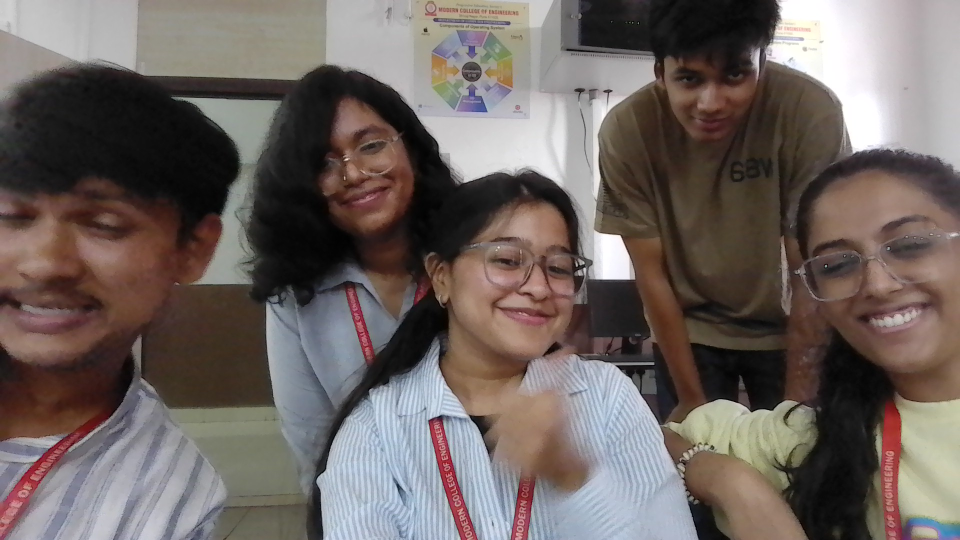
#> input picture data/1.jpg, 1920 x 1080 px (shown at 1/2 size)
$ python -i copymove.py   (imports and definitions only)
#> lines starting #> are read from the running program, lines starting #| are printed output that depends on the picture; after the words box and inside, x2 and y2 are one past the last pixel; in counts of white or black regions, pixels touching at a corner belong together
import cv2
import numpy as np
import os
from sklearn.cluster import DBSCAN
from scipy.spatial import Delaunay

# ---------- Tunables ----------
MAX_WIDTH          = 1024
FEATURES_TARGET    = 4000
LOWE_RATIO         = 0.78
MIN_PAIR_DIST_PX   = 12
MAX_PAIR_DIST_PX   = 240
DBSCAN_EPS         = 42
DBSCAN_MIN_SAMPLES = 6
DRAW_MATCH_LINES   = False  # set True if you still want yellow lines too

def _resize(img):
    h, w = img.shape[:2]
    if max(h, w) <= MAX_WIDTH:
        return img, 1.0
    s = MAX_WIDTH / float(max(h, w))
    return cv2.resize(img, (int(w*s), int(h*s)), interpolation=cv2.INTER_AREA), s

def _prep(gray):
    clahe = cv2.createCLAHE(clipLimit=3.0, tileGridSize=(8, 8))
    gray = clahe.apply(gray)
    gray = cv2.GaussianBlur(gray, (3, 3), 0)
    return gray

def _get_detector():
    if hasattr(cv2, "SIFT_create"):
        det = cv2.SIFT_create(nfeatures=FEATURES_TARGET, contrastThreshold=0.02, edgeThreshold=10)
        matcher = cv2.FlannBasedMatcher(dict(algorithm=1, trees=5), dict(checks=100))
        knn = True
    else:
        det = cv2.ORB_create(nfeatures=FEATURES_TARGET, scaleFactor=1.2, edgeThreshold=15)
        matcher = cv2.BFMatcher(cv2.NORM_HAMMING)
        knn = True
    return det, matcher, knn

def _good_pairs(kp, des, matcher, knn=True):
    if knn:
        m2 = matcher.knnMatch(des, des, k=2)
    else:
        m2 = [[m] for m in matcher.match(des, des)]
    pairs = []
    for ms in m2:
        if len(ms) < 2: continue
        a, b = ms[0], ms[1]
        if a.queryIdx == a.trainIdx:  # same keypoint
            continue
        # Lowe ratio test
        if a.distance >= LOWE_RATIO * b.distance:
            continue
        p1 = np.array(kp[a.queryIdx].pt, np.float32)
        p2 = np.array(kp[a.trainIdx].pt, np.float32)
        d = np.linalg.norm(p1 - p2)
        if d < MIN_PAIR_DIST_PX or d > MAX_PAIR_DIST_PX:
            continue
        # order to deduplicate
        if p1[0] > p2[0] or (p1[0] == p2[0] and p1[1] > p2[1]):
            p1, p2 = p2, p1
        pairs.append((p1, p2))
    # dedupe almost-identical pairs
    if not pairs:
        return []
    arr = np.array([np.hstack((p1, p2)) for p1, p2 in pairs])
    _, idx = np.unique(arr.round(0), axis=0, return_index=True)
    return [pairs[i] for i in sorted(idx)]

def _draw_delaunay(vis, pts, color=(0,0,255), thickness=2):
    """Draw triangles over points using Delaunay triangulation."""
    if len(pts) < 3:
        return 0
    tri = Delaunay(pts)
    count = 0
    for simp in tri.simplices:
        a = tuple(np.int32(pts[simp[0]]))
        b = tuple(np.int32(pts[simp[1]]))
        c = tuple(np.int32(pts[simp[2]]))
        # discard tiny skinny triangles
        area = abs(0.5*((b[0]-a[0])*(c[1]-a[1]) - (c[0]-a[0])*(b[1]-a[1])))
        if area < 60:  # px^2
            continue
        cv2.polylines(vis, [np.array([a,b,c])], True, color, thickness, lineType=cv2.LINE_AA)
        count += 1
    return count

def copymove_mask(in_path, out_path="out/copymove_mask.png"):
#> called with in_path = '../data/1.jpg', out_path = 'out/copymove_mask.png'
    os.makedirs(os.path.dirname(out_path), exist_ok=True)

    img = cv2.imread(in_path)
#> img is the input picture: shape (1080, 1920, 3); mean B, G, R 96.6, 100.4, 110.3
    if img is None:
        blank = np.zeros((200,200,3), np.uint8)
        cv2.imwrite(out_path, blank)
        return out_path

    work, scale = _resize(img.copy())
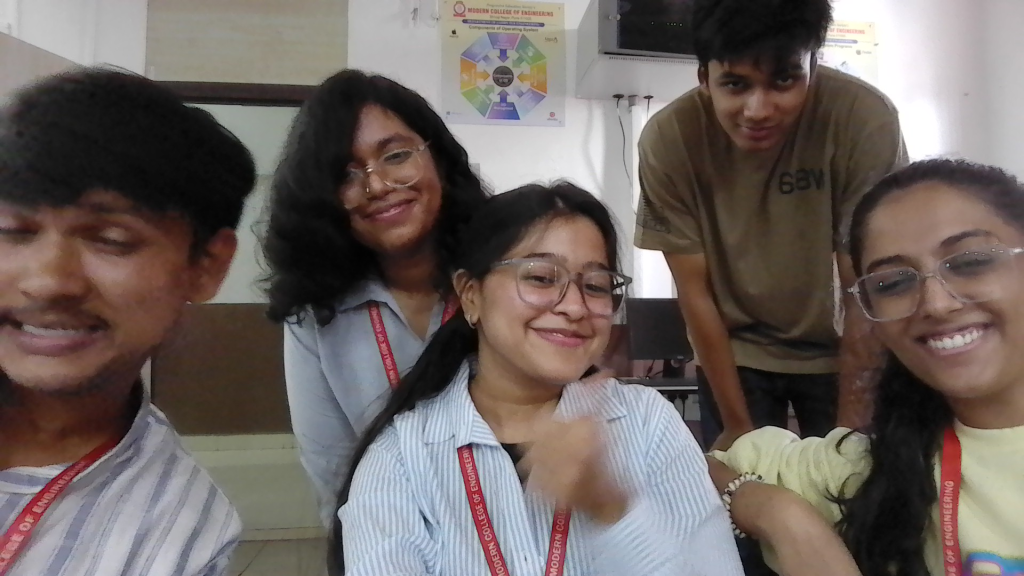
#> work: shape (576, 1024, 3); mean B, G, R 96.6, 100.4, 110.3
#> scale = 0.533
    gray = _prep(cv2.cvtColor(work, cv2.COLOR_BGR2GRAY))
#> in _prep, `gray = clahe.apply(gray)`:
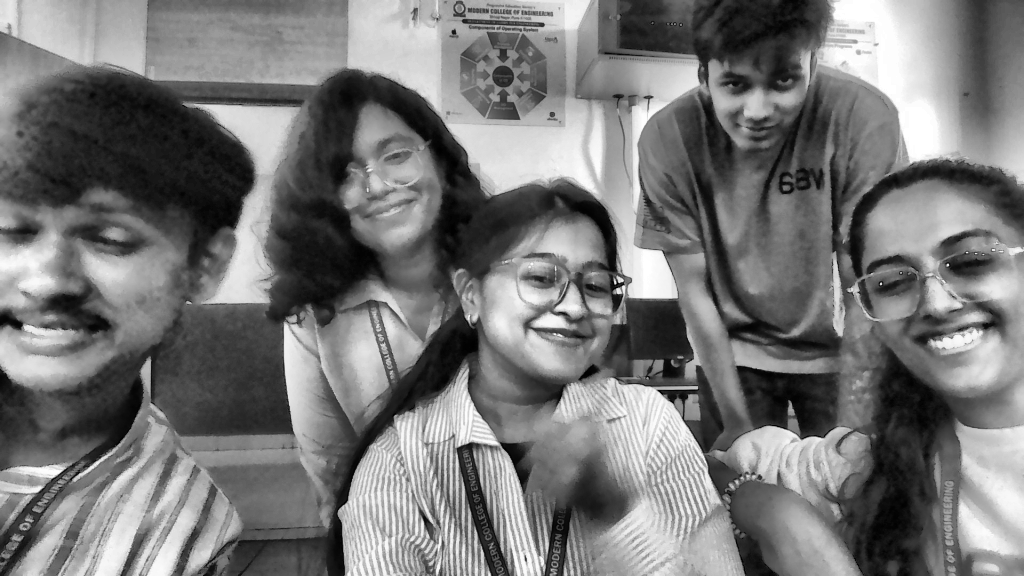
#> gray: shape (576, 1024); min 0, max 255, mean 119.1

    det, matcher, use_knn = _get_detector()
    kp, des = det.detectAndCompute(gray, None)
#> kp = 3896 keypoints; strongest (x, y, size): (649, 275, 33.9), (245, 273, 41.7), (618, 291, 4), (266, 136, 40)
    vis = work.copy()

    if des is None or len(kp) < 8:
        cv2.putText(vis, "No copy-move evidence (too few features)",
                    (15, 30), cv2.FONT_HERSHEY_SIMPLEX, 0.8, (30,220,30), 2)
        out_img = cv2.resize(vis, (img.shape[1], img.shape[0]))
        cv2.imwrite(out_path, out_img)
        return out_path

    pairs = _good_pairs(kp, des, matcher, use_knn)
#> in _good_pairs, `m2 = matcher.knnMatch(des, des, k=2)`: m2 = 3896 matches
#> after the loop in _good_pairs, `for ms in m2:`: pairs = []
#> pairs = []

    if DRAW_MATCH_LINES:
        for p1, p2 in pairs[:1000]:
            cv2.line(vis, tuple(np.int32(p1)), tuple(np.int32(p2)), (0,255,255), 1, cv2.LINE_AA)

    if len(pairs) < 12:
        cv2.putText(vis, "No strong clone patterns found",
                    (15, 30), cv2.FONT_HERSHEY_SIMPLEX, 0.8, (30,220,30), 2)
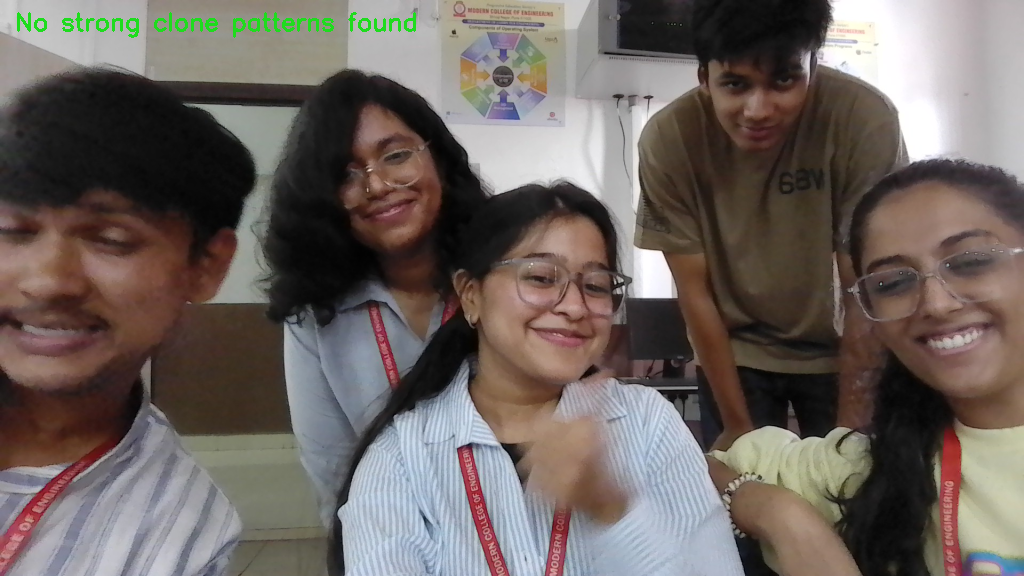
#> vis: shape (576, 1024, 3); 0.43% of pixels changed, all inside (x1, y1, x2, y2) = (17, 12, 416, 38)
        out_img = cv2.resize(vis, (img.shape[1], img.shape[0]))
        cv2.imwrite(out_path, out_img)
        return out_path

    # Cluster midpoints → candidate clone regions
    mids = np.array([(p1+p2)/2.0 for p1, p2 in pairs], np.float32)
    clustering = DBSCAN(eps=DBSCAN_EPS, min_samples=DBSCAN_MIN_SAMPLES).fit(mids)
    labels = clustering.labels_
    uniq = [l for l in set(labels) if l != -1]

    triangles_drawn = 0
    for l in uniq:
        pts = mids[labels == l]
        # draw Delaunay triangles for this cluster
        triangles_drawn += _draw_delaunay(vis, pts)

    if triangles_drawn > 0:
        cv2.putText(vis, "Suspicious clone clusters (red triangles)",
                    (15, 30), cv2.FONT_HERSHEY_SIMPLEX, 0.8, (40,220,255), 2)
    else:
        cv2.putText(vis, "No strong clone clusters found",
                    (15, 30), cv2.FONT_HERSHEY_SIMPLEX, 0.8, (30,220,30), 2)

    out_img = cv2.resize(vis, (img.shape[1], img.shape[0]))
    cv2.imwrite(out_path, out_img)
    return out_path

>>> result = copymove_mask('../data/1.jpg')

$ run again, on data/2.jpg
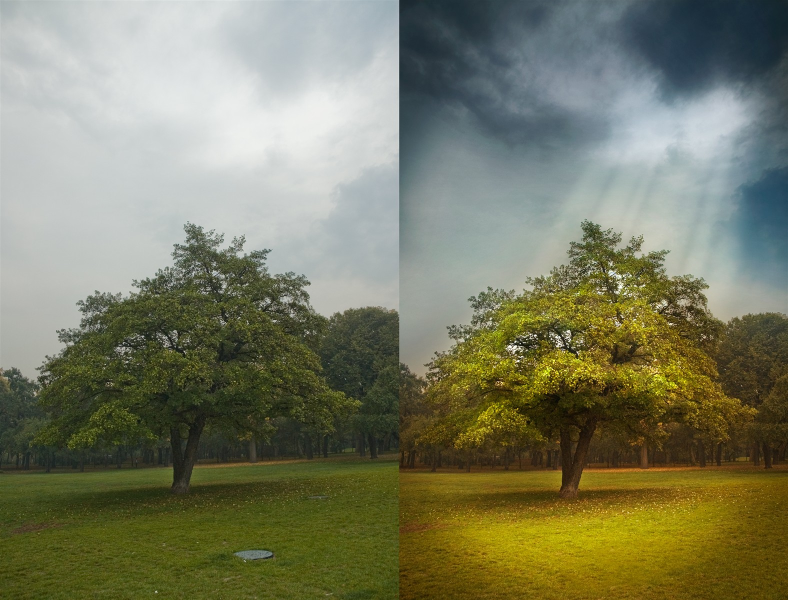
#> input picture data/2.jpg, 1576 x 1200 px (shown at 1/2 size)
#> in copymove_mask, img is the input picture: shape (1200, 1576, 3); mean B, G, R 98.4, 123.9, 122
#> scale = 0.65
#> in _prep, `gray = clahe.apply(gray)`:
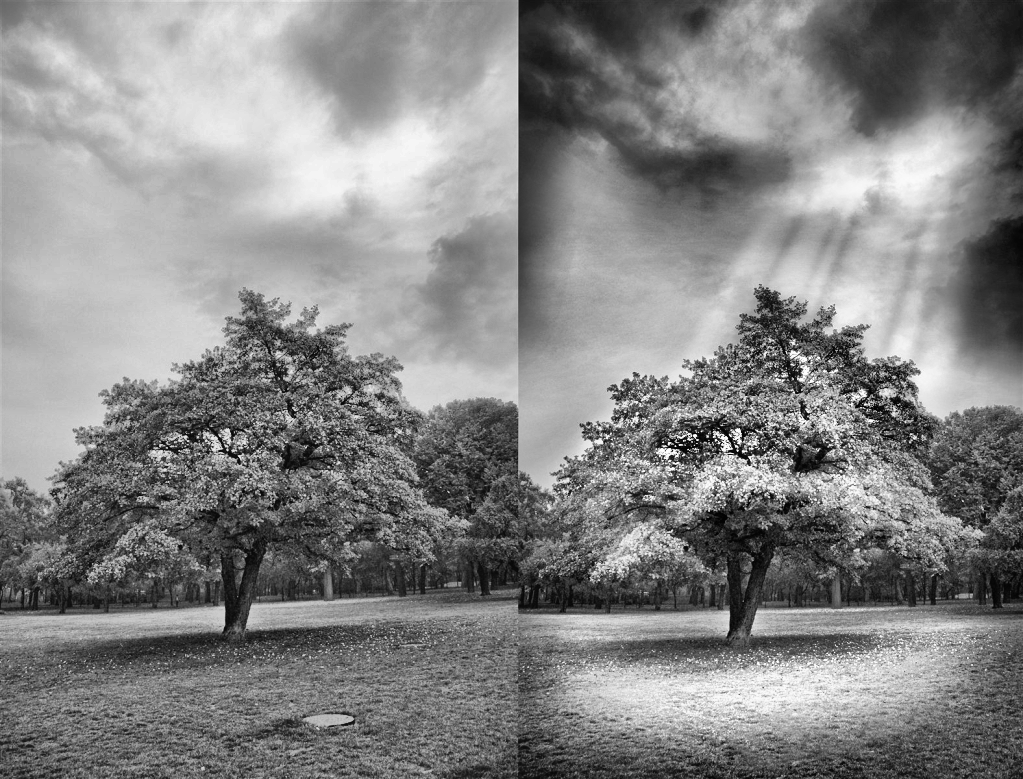
#> gray: shape (779, 1023); min 1, max 255, mean 132.7
#> kp = 4000 keypoints; strongest (x, y, size): (695, 436, 2.3), (672, 457, 3.4), (863, 393, 5.3), (669, 443, 2.1)
#> m2 = 4000 matches
#> after the loop in _good_pairs, `for ms in m2:`: pairs = []
#> in copymove_mask, `cv2.putText(vis, "No strong clone patterns found", (15, 30), cv2.FONT_..`:
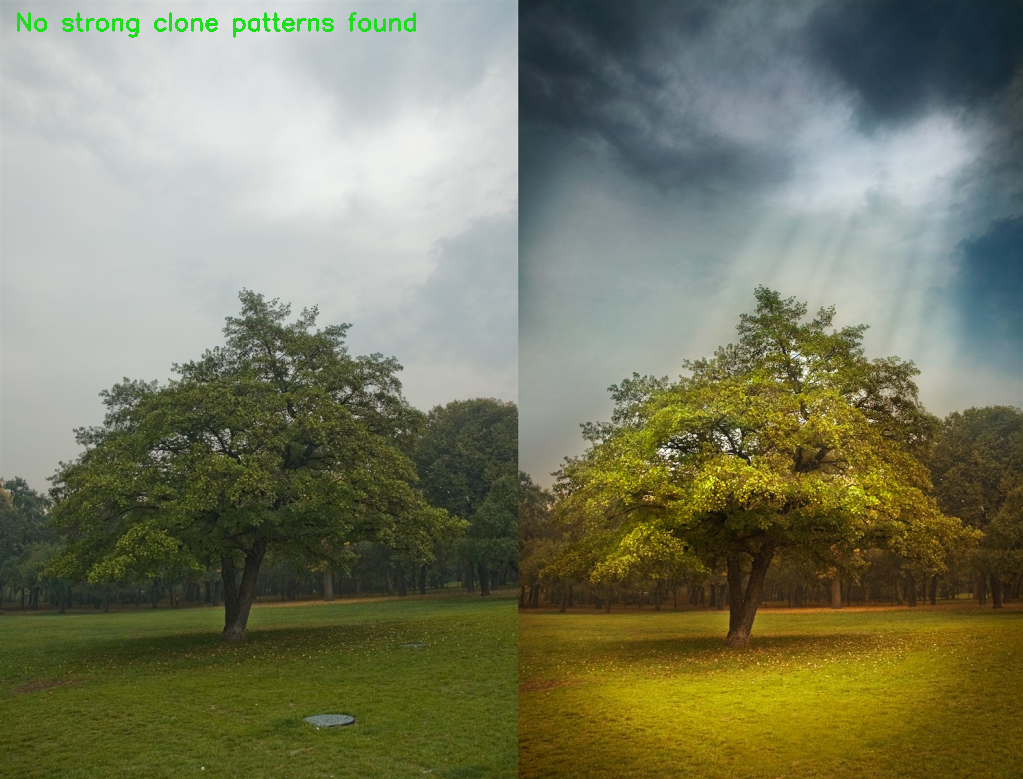
#> vis: shape (779, 1023, 3); mean B, G, R 97.8, 123.9, 121.4

$ run again, on data/3.jpg
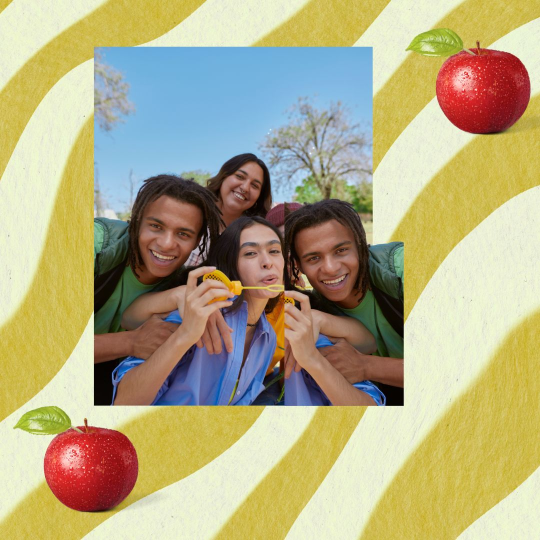
#> input picture data/3.jpg, 1080 x 1080 px (shown at 1/2 size)
#> in copymove_mask, img is the input picture: shape (1080, 1080, 3); mean B, G, R 131.9, 172.2, 180.6
#> scale = 0.948
#> in _prep, `gray = clahe.apply(gray)`:
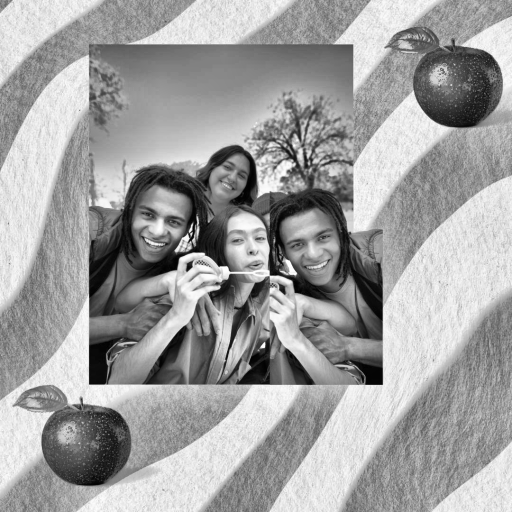
#> gray: shape (1024, 1024) (shown at 1/2 size); min 0, max 255, mean 160.5
#> kp = 4000 keypoints; strongest (x, y, size): (526, 692, 6.2), (743, 745, 35.1), (378, 532, 9.6), (198, 746, 31.9)
#> m2 = 4000 matches
#> after the loop in _good_pairs, `for ms in m2:`: pairs = []
#> in copymove_mask, `cv2.putText(vis, "No strong clone patterns found", (15, 30), cv2.FONT_..`:
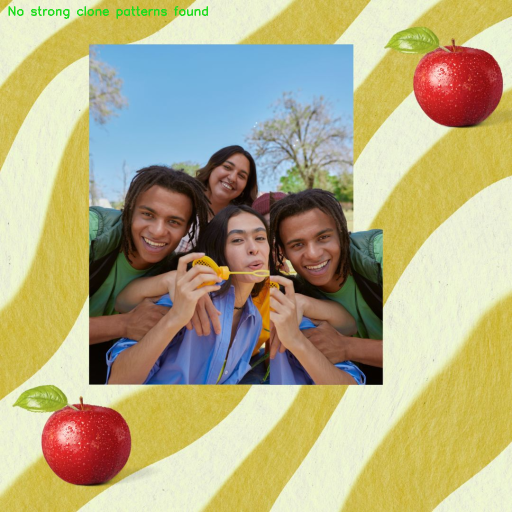
#> vis: shape (1024, 1024, 3) (shown at 1/2 size); mean B, G, R 131.6, 172.2, 180.2

$ run again, on data/4.jpg
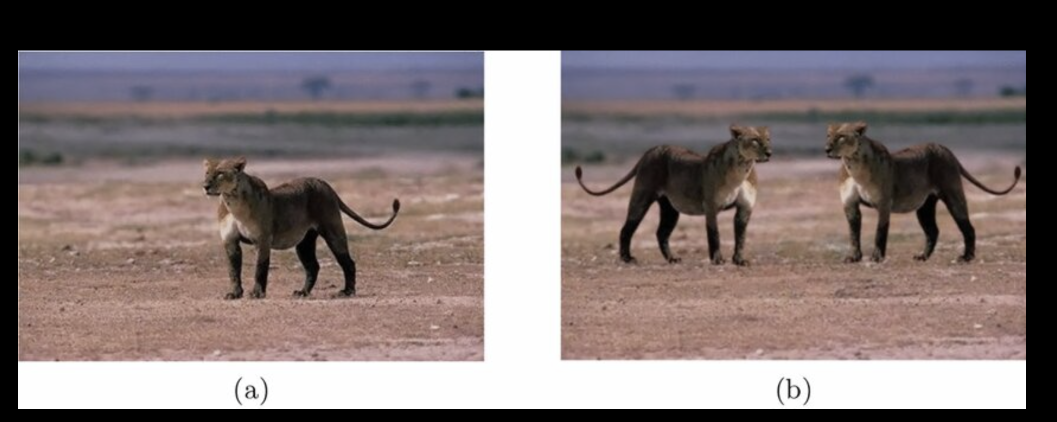
#> input picture data/4.jpg, 2114 x 844 px (shown at 1/2 size)
#> in copymove_mask, img is the input picture: shape (844, 2114, 3); mean B, G, R 112.8, 113.5, 125
#> scale = 0.484
#> in _prep, `gray = clahe.apply(gray)`:
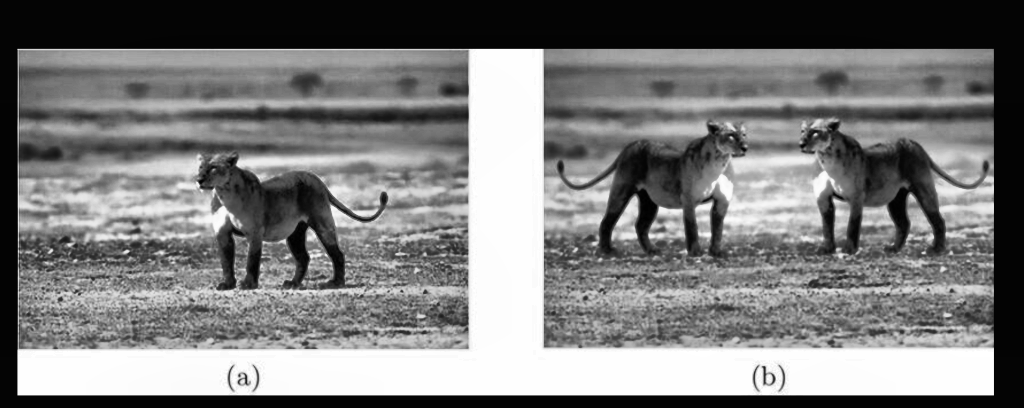
#> gray: shape (408, 1024); min 0, max 255, mean 123.7
#> kp = 4001 keypoints; strongest (x, y, size): (506, 84, 55), (632, 208, 10.8), (311, 236, 7.8), (983, 384, 16.9)
#> m2 = 4001 matches
#> after the loop in _good_pairs, `for ms in m2:`: pairs = []
#> in copymove_mask, `cv2.putText(vis, "No strong clone patterns found", (15, 30), cv2.FONT_..`:
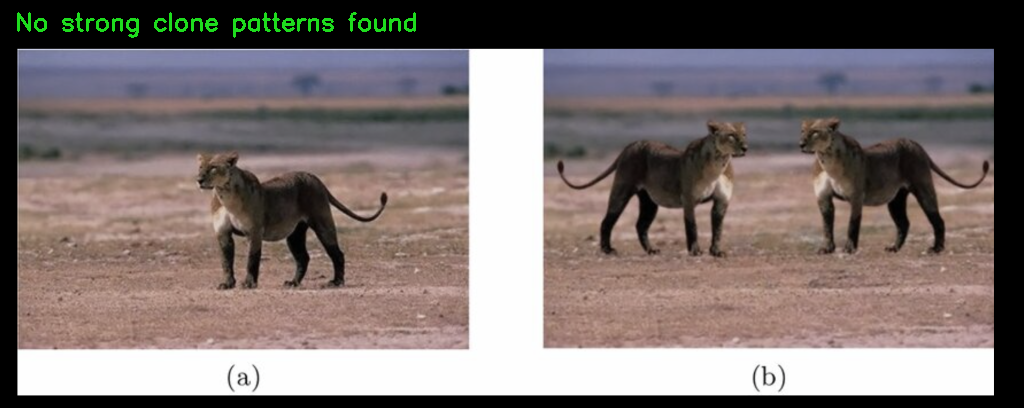
#> vis: shape (408, 1024, 3); mean B, G, R 113, 114.9, 125.2
